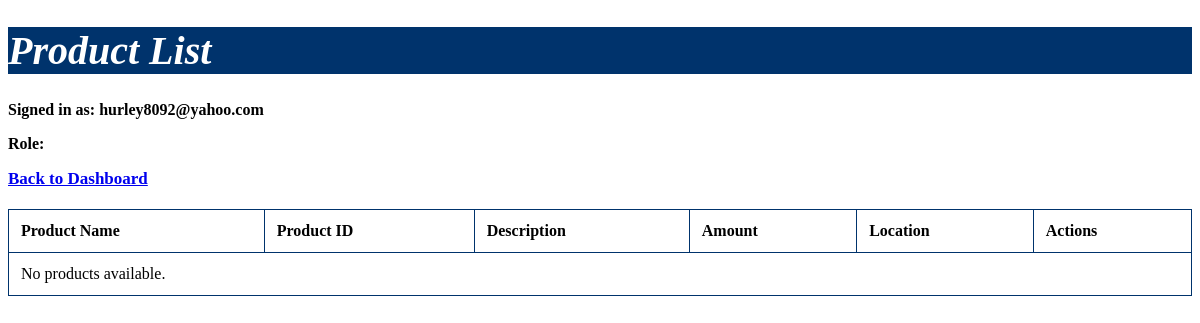
Before: /view_products/ (signed in) with the older database file.
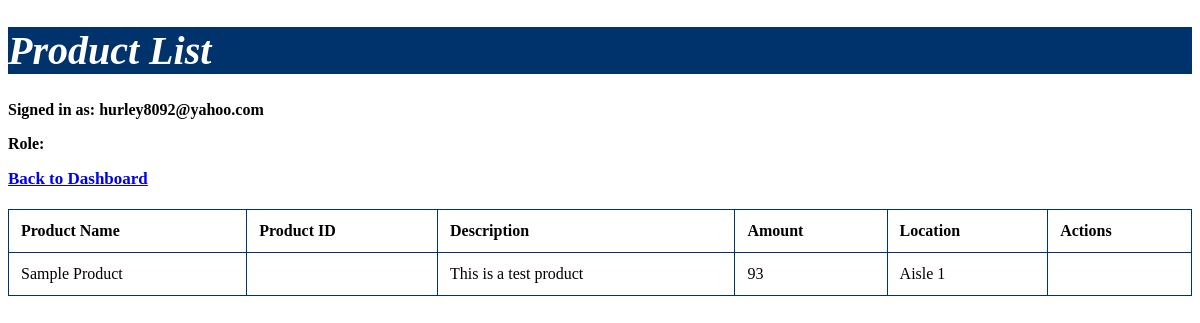
After: the same page with the newer database file.
### inventory/models.py (models this page shows, shortened)
class Product(models.Model):
    name = models.CharField(max_length=100)
    product_id = models.CharField(max_length=50, unique=True)
    description = models.TextField()
    amount = models.PositiveIntegerField()
    location = models.CharField(max_length=100)

### inventory/views.py (the view)
# urls.py: path('view_products/', views.view_products, name='view_products'),
@login_required
def view_products(request):
    username = request.user.username
    role = 'Manager' if is_manager(request.user) else 'Employee'
    is_manager_user = request.user.groups.filter(name='manager').exists()
    products = Product.objects.all()
    return render(request, 'inventory/view_products.html', {
        'products': products,
        'username': username,
        'role': role,
        'is_manager': is_manager_user
    })

### inventory/context_processors.py (called while the page is built)
def user_role(request):
    role = None
    if request.user.is_authenticated:
        if request.user.groups.filter(name='manager').exists():
            role = 'Manager'
        elif request.user.groups.filter(name='employee').exists():
            role = 'Employee'
    return {
        'username': request.user.username if request.user.is_authenticated else None,
        'role': role
    }

### inventory/views.py (called while the page is built)
def is_manager(user):
    return user.groups.filter(name='manager').exists()

### inventory/templates/inventory/view_products.html (shortened to what this page needs)
<!DOCTYPE html>
<html lang="en">
<head>
</head>
<body>
    <h1>Product List</h1>
    {% if user.is_authenticated %}
    <div class="user-info">
        <p><strong>Signed in as: {{ user.username }}</strong></p>
        <p><strong>Role: {{ user.groups.first.name }}</strong></p>
    </div>
    {% endif %}
    <a href="{% url 'dashboard' %}">Back to Dashboard</a>
    <table>
        <thead>
            <tr>
                <th>Product Name</th>
                <th>Product ID</th>
                <th>Description</th>
                <th>Amount</th>
                <th>Location</th>
                <th>Actions</th>
            </tr>
        </thead>
        <tbody>
            {% for product in products %}
            <tr>
                <td>{{ product.name }}</td>
                <td>{{ product.product_id }}</td>
                <td>{{ product.description }}</td>
                <td>{{ product.amount }}</td>
                <td>{{ product.location }}</td>
                <td>
                </td>
            </tr>
            {% empty %}
            <tr>
                <td colspan="6">No products available.</td>
            </tr>
            {% endfor %}
        </tbody>
    </table>
</body>
</html>

### inventory/templates/inventory/view_products.html (style rules this page uses)
h1 { color: white; background-color: #00336c; font-size: 40px; font-style: italic; font-family: Arial Black; }
a { font-size: 17px; font-weight: bold; }
table { width: 100%; border-collapse: collapse; margin-top: 20px; }
table, th, td { border: 1px solid #00336c; }
th, td { padding: 12px; text-align: left; }
.user-info { font-size: 16px; margin-top: 20px; }

Changed rows visible on the page:
added Product: name "Sample Product", description "This is a test product", amount "93", location "Aisle 1"
Other visible differences:
text no longer shown: "No products available."
